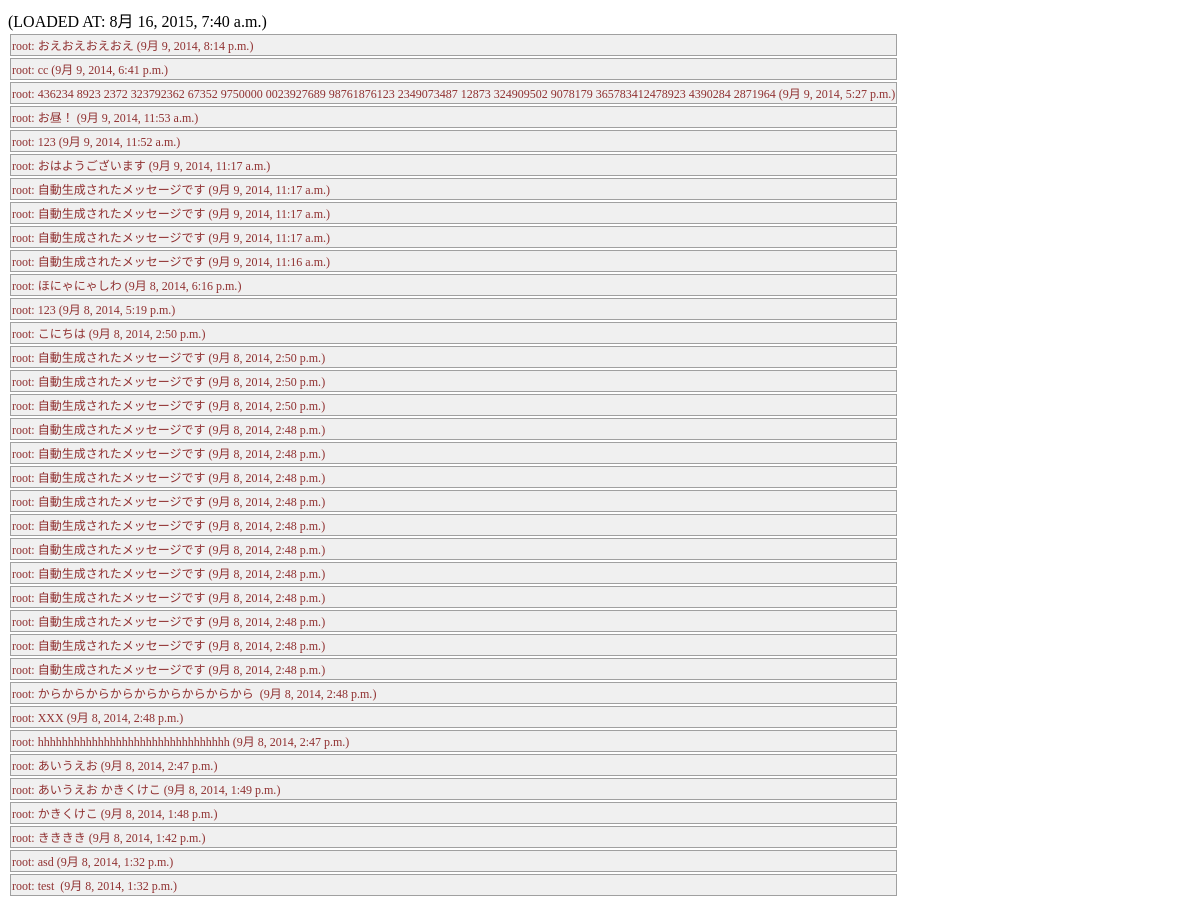
Page /chat/messages (signed in, upper part) on the earlier database version.
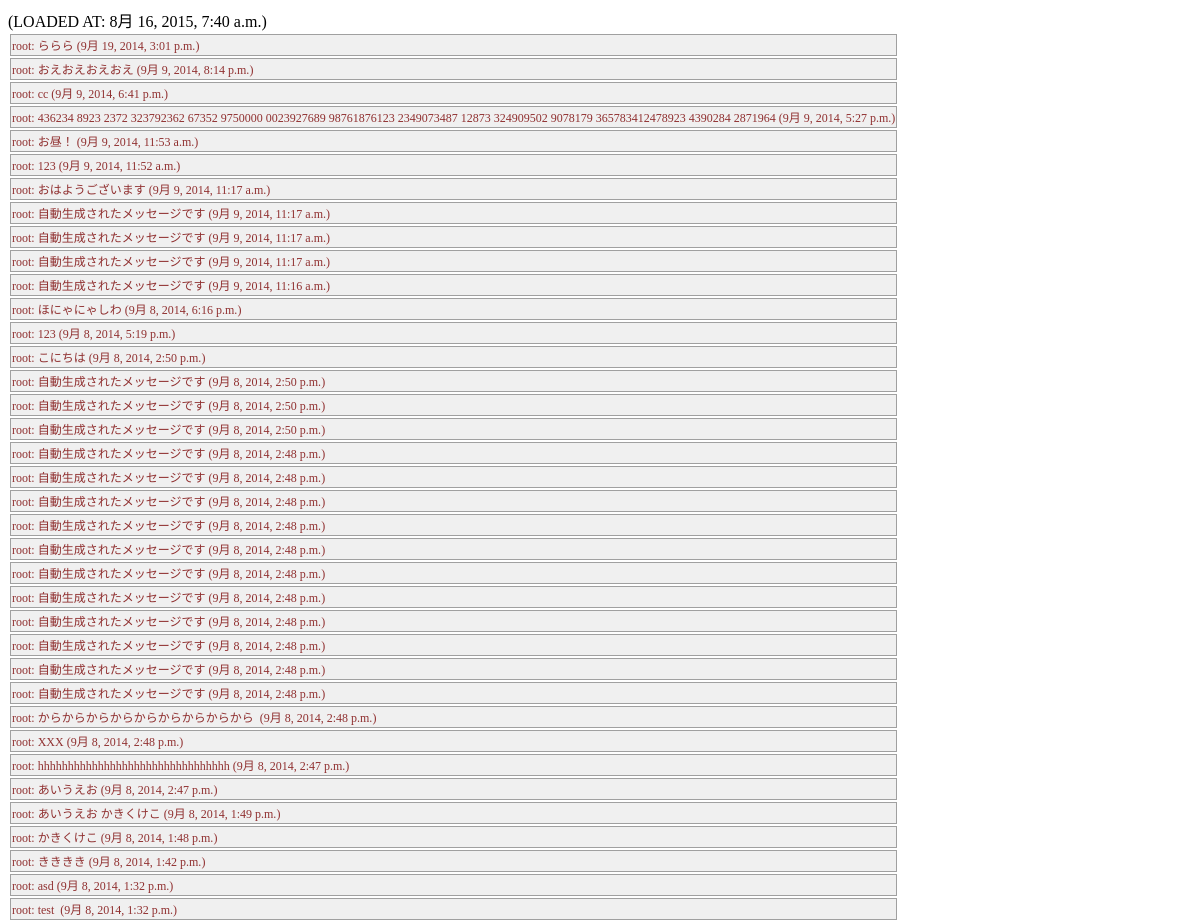
Same page on the later database version.
### app1/models.py (models this page shows)
class ChatMessage(models.Model):
	user_id = models.CharField(null=False, max_length=100)
	time_posted = models.DateTimeField(null=False)
	message_text = models.CharField(null=False, max_length=1000)

### app1/chat/views.py (the view)
# urls.py: url(r'^chat/messages$', 'app1.chat.views.messages', name=''),
def messages(request):
	if not request.user.is_authenticated:
		return django.http.HttpResponse('')
	fields = {}
	fields['form'] = {
		'messages': ChatMessageManager().all()
	}
	fields['current_timestamp'] = datetime.datetime.now()
	context = django.template.RequestContext(request, fields)
	template = django.template.loader.get_template('chat/messages.html')
	return django.http.HttpResponse(template.render(context))

### app1/models.py (called while the page is built)
	def all(self):
		return ChatMessage.objects.all().order_by('-time_posted')

### app1/templates/chat/messages.html
(LOADED AT: {{ current_timestamp }})<br>
<table>
{% for message in form.messages %}
	<tr>
		<td style="border-style: solid; border-width: 1px; border-color: #a0a0a0; background-color: #f0f0f0; vertical-align: top; font-size: 12px; color: #903030">{{ message.user_id }}:&nbsp;{{ message.message_text }}&nbsp;({{ message.time_posted }})</td>
	</tr>
{% endfor %}
</table>

Differences in the rows shown:
added ChatMessage: user_id "root", message_text "ららら", time_posted "9月 19, 2014, 3:01 p.m."
